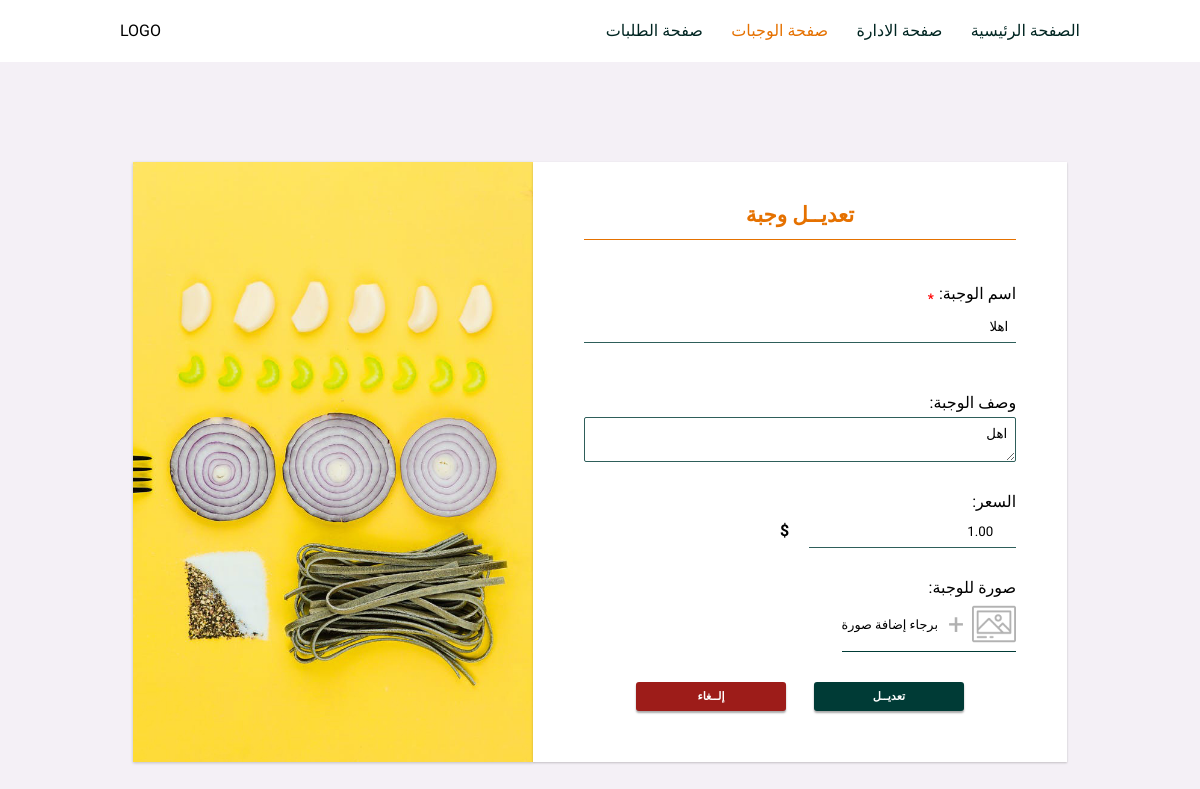
Screenshot of /admin/meals/update/1 with the database file from the repository.
### main.py (models this page shows)
class Meals(db.Model):
    id = db.Column(db.Integer, primary_key=True, autoincrement=True)
    name = db.Column(db.String(50), nullable=False)
    desc = db.Column(db.Text)
    price = db.Column(db.Numeric(10, 2))
    requests = db.relationship('Requests', backref='meal')
    photo_id = db.Column(db.Integer, db.ForeignKey('photos.id'))

### main.py (the view)
@app.route('/admin/meals/update/<int:id>', methods=['GET', 'POST'])
def update_meal(id):
    if request.method == 'POST':
        try:
            url_photo = upload_file()
            if url_photo != default_photo_url:
                meal = o.get_meal_by_id(id)
                photo_id = meal.photo.id
                last_url = o.get_url_photo_by_id(photo_id)
                if path.exists(last_url):
                    remove(last_url)
                o.update_photo(id=photo_id, url=url_photo)
            o.update_meal(id=id, name=request.form['mealName'], desc=request.form['mealDesc'],
                          price=request.form['price'])
            return redirect(url_for('show_meals_for_admin'))
        except:
            return redirect(request.url)
    elif request.method == 'GET':
        context = o.get_meal_by_id(id)
        return render_template('update-meal.html', meal=context)

### main.py (called while the page is built)
    def get_meal_by_id(self, id):
        return Meals.query.get(id)

### templates/update-meal.html (shortened to what this page needs)
<!DOCTYPE html>
<html lang="ar">
  <head>
    <link
      href="{{ url_for('static', filename='style/style.css') }}"
      rel="stylesheet"
    />
  </head>
  <body>
    <div id="update-meal">
      <header id="header">
        <p>LOGO</p>
        <nav class="header-nav">
          <a href="/">الصفحة الرئيسية</a>
          <a href="/admin">صفحة الادارة</a>
          <a class="header-active" href="/admin/meals">صفحة الوجبات</a>
          <a href="/admin/requests">صفحة الطلبات</a>
        </nav>
      </header>
      <main class="main-container">
        <div>
          <div class="main-form-image">
            <img src="/static/images/assets/add-meal-1.jpg" alt="form image" />
          </div>
          <form
            id="update-meal-form"
            class="main-form"
            action="{{url_for('update_meal',id=meal.id)}}"
            method="POST"
            enctype="multipart/form-data"
          >
            <p class="form-header">تعديــل وجبة</p>
            <div class="input-container">
              <label html="mealName"
                ><sub class="required">*</sub>:اسم الوجبة
              </label>
              <input
                type="text"
                name="mealName"
                id="mealName"
                value="{{ meal.name }}"
                placeholder="... أدخل اسم الوجبة"
              />
            </div>
            <div class="input-container">
              <label html="mealDesc"> :وصف الوجبة </label>
              <textarea
                name="mealDesc"
                id="mealDesc"
                placeholder="... أدخل وصف مناسب للوجبة"
                >{{ meal.desc }}</textarea
              >
            </div>
            <div class="input-container">
              <label html="price"> :السعر </label>
              <div>
                <span class="dollar-sign">$</span>
                <input
                  type="number"
                  name="price"
                  id="price"
                  value="{{ meal.price }}"
                  min="1"
                />
              </div>
            </div>
            <div class="input-container input-container-image">
              <label for="mealImage">:صورة للوجبة </label>
              <label for="mealImage" class="meal-image">
                <span id="mealImageName">برجاء إضافة صورة</span>
                <span id="meal-image-plus" class="plus">+ </span>
                <img src="/static/images/assets/image.png" alt="image logo" />
              </label>
            </div>
            <div>
              <a
                class="update-meal-cancel form-btn"
                href="{{ url_for('show_meals_for_admin') }}"
                >إلــغاء</a
              >
              <input
                type="submit"
                name="update-meal-submit"
                id="update-meal-submit"
                class="update-meal-submit form-btn"
                value="تعديــل"
              />
            </div>
          </form>
        </div>
      </main>
    </div>
  </body>
</html>

### static/style/style.css (style rules this page uses)
* { margin: 0; padding: 0; box-sizing: border-box; }
body { min-width: min-content; font-family: "Cairo", sans-serif; }
a { text-decoration: none; white-space: nowrap; }
input { font-family: "Cairo", sans-serif; }
#header { padding: 1.333rem 10%; display: flex; justify-content: space-between; background-color: white; }
#header .header-nav { display: flex; flex-direction: row-reverse; }
#header .header-nav a { margin-right: 1.777rem; color: #012622; }
#header .header-nav a:first-of-type { margin: 0; }
#header .header-nav .header-active { color: #e57100; }
.main-container { padding: 4.209rem 10%; background: #f4f0f6; min-height: 100vh; display: flex; justify-content: center; align-items: center; }
.main-container > div { height: 600px; display: grid; grid-template-columns: 400px 533.3px; background: white; border-radius: 4px; }
.main-form-image { position: relative; width: 100%; display: flex; justify-content: center; overflow: hidden; background: white; box-shadow: 0 1px 3px #01040436; }
.main-form-image img { height: 100%; border-radius: 4px 0 0 4px; }
.required { margin-right: 5px; color: red; font-weight: bold; }
.main-form { padding: 1.777rem 3.157rem; display: flex; flex-direction: column; align-items: center; justify-content: center; background: white; box-shadow: 0 1px 2px #01040436; }
.main-form .input-container { width: 100%; display: flex; flex-direction: column; text-align: right; }
.main-form label { padding-bottom: 5px; }
.main-form input { margin-bottom: 1.881rem; padding: 8px; border: none; text-align: right; border-bottom: 1.1px solid #2e5e5a; outline: none; }
.main-form .form-header { margin: 1.777rem 3.157rem; width: 100%; height: 50px; color: #e57100; border-bottom: #e57100 solid 1.5px; text-align: center; line-height: 50px; font-size: 1.333rem; font-weight: 600; }
.main-form textarea { padding: 8px; height: 45px; text-align: right; border: 1.1px solid #2e5e5a; border-radius: 2px; outline: none; font-family: "Cairo", sans-serif; }
.main-form .input-container:first-of-type { margin-bottom: 20px; }
.main-form .dollar-sign { margin-right: 1rem; font-weight: 600; }
.main-form .meal-image { height: 50px; display: flex; align-items: center; align-self: flex-end; border-bottom: #003b36 solid 1px; font-size: 1.777rem; cursor: pointer; }
.main-form .meal-image img { margin-left: 8px; height: 100%; opacity: 0.3; }
.main-form .meal-image .plus { opacity: 0.3; }
.main-form .meal-image span:first-of-type { margin-right: 10px; font-size: 0.8rem; }
.main-form .input-container-image { margin-bottom: 1.881rem; }
.main-form .form-btn { display: inline-block; margin: 0; padding: 8px; width: 150px; color: white; background: #003b36; border: none; border-radius: 3px; font-size: 0.7rem; font-weight: 600; box-shadow: 0 2px 2px #01040457; cursor: pointer; text-align: center; transition: opacity ease-in-out 300ms; }
.main-form .form-btn:first-child { margin-right: 0.75rem; }
.main-form .form-btn:last-child { margin-left: 0.75rem; }
#update-meal-form { padding-top: 122px; position: relative; justify-content: flex-start; opacity: 1; }
#update-meal-form .form-header { position: absolute; top: 0; right: 0; width: calc(100% - 3.157rem - 3.157rem); }
#update-meal-form .input-container:first-of-type { margin-bottom: 20px; }
#update-meal-form textarea { margin-bottom: 1.881rem; }
#update-meal-form .meal-image span:first-of-type { margin-right: 10px; font-size: 0.8rem; }
#update-meal-form .update-meal-cancel { background: #9d1c19; }

### rows the page displays
Meals: mealName "اهلا", mealDesc "اهل", price "1.00"
